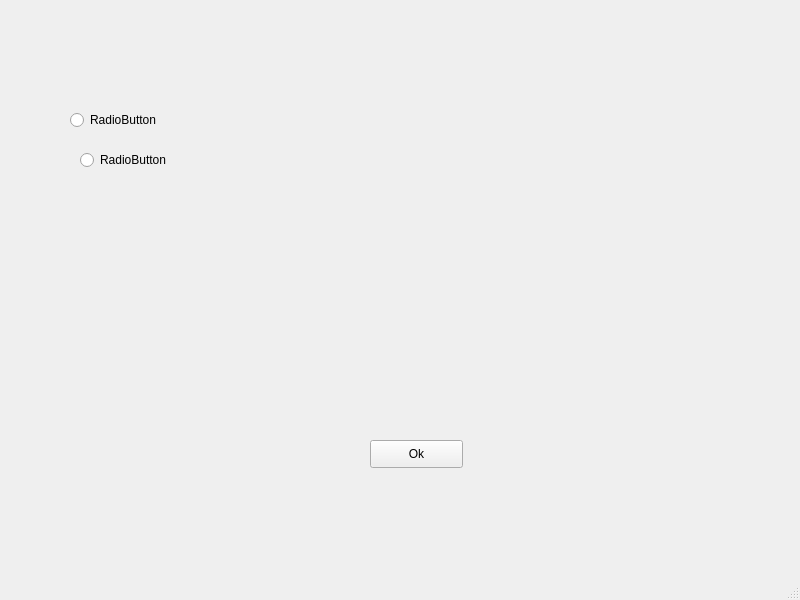
<?xml version="1.0" encoding="UTF-8"?>
<ui version="4.0">
 <class>MainWindow</class>
 <widget class="QMainWindow" name="MainWindow">
  <property name="geometry">
   <rect>
    <x>0</x>
    <y>0</y>
    <width>800</width>
    <height>600</height>
   </rect>
  </property>
  <property name="windowTitle">
   <string>MainWindow</string>
  </property>
  <widget class="QWidget" name="centralwidget">
   <widget class="QPushButton" name="pushButton">
    <property name="geometry">
     <rect>
      <x>370</x>
      <y>440</y>
      <width>93</width>
      <height>28</height>
     </rect>
    </property>
    <property name="text">
     <string>Ok</string>
    </property>
   </widget>
   <widget class="QRadioButton" name="radioButton">
    <property name="geometry">
     <rect>
      <x>70</x>
      <y>110</y>
      <width>95</width>
      <height>20</height>
     </rect>
    </property>
    <property name="text">
     <string>RadioButton</string>
    </property>
   </widget>
   <widget class="QRadioButton" name="radioButton_2">
    <property name="geometry">
     <rect>
      <x>80</x>
      <y>150</y>
      <width>95</width>
      <height>20</height>
     </rect>
    </property>
    <property name="text">
     <string>RadioButton</string>
    </property>
   </widget>
  </widget>
  <widget class="QMenuBar" name="menubar">
   <property name="geometry">
    <rect>
     <x>0</x>
     <y>0</y>
     <width>800</width>
     <height>26</height>
    </rect>
   </property>
  </widget>
  <widget class="QStatusBar" name="statusbar"/>
 </widget>
 <resources/>
 <connections/>
</ui>
